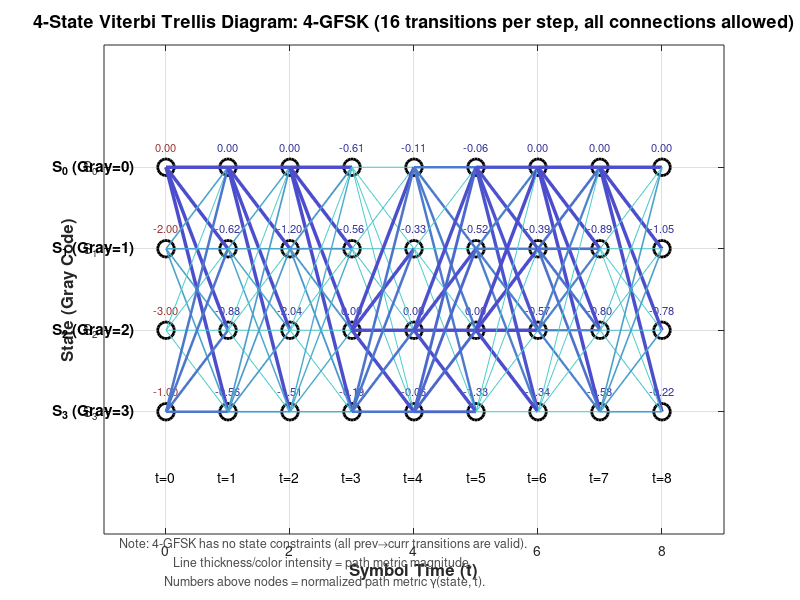
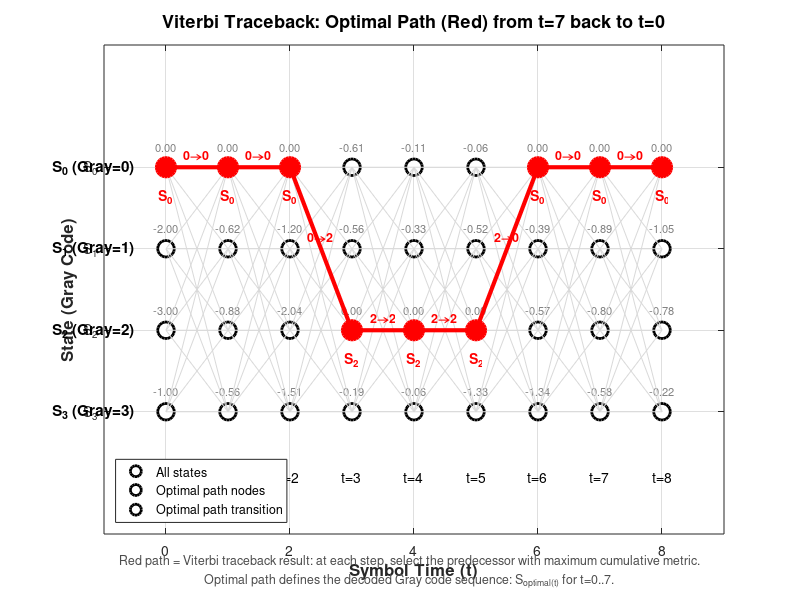
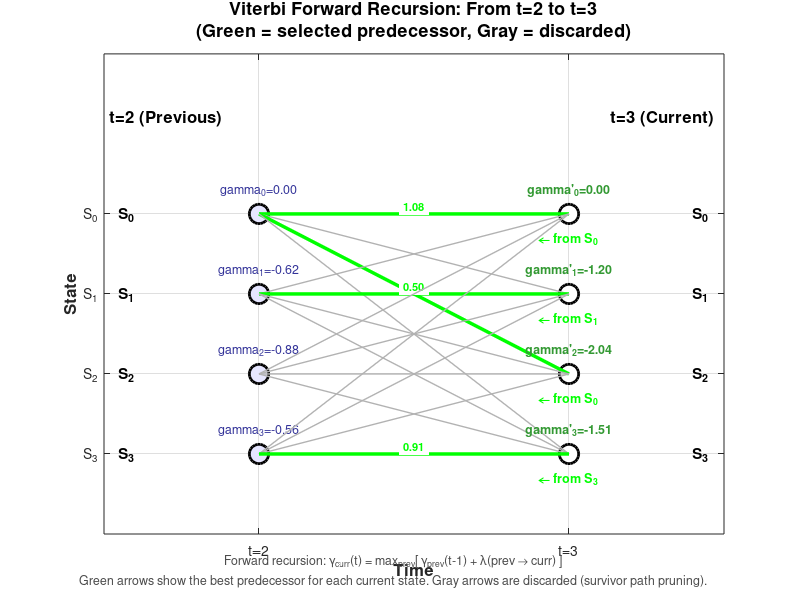

The MATLAB script that drew these images, in order:
function plot_viterbi_trellis()
% plot_viterbi_trellis.m
% 4-state Viterbi decoder trellis diagram visualization
% Display: 4 state nodes, 16 fully-connected transitions, forward recursion path metrics, optimal path traceback

close all; clc;

% Parameters
M = 4;              % 4 states (Gray encoding: 0,1,2,3)
T = 8;              % Show 8 symbol instants
t_states = 0:T;   % Time axis (including t=0 initial instant)

% State labels (Gray encoding)
state_labels = {'S_0 (Gray=0)', 'S_1 (Gray=1)', 'S_2 (Gray=2)', 'S_3 (Gray=3)'};
state_y = 3:-1:0;  % Y-axis: S0=3, S1=2, S2=1, S3=0 (top to bottom)

% Simulated branch metrics (example data for visualization)
% Simulated forward recursion path metrics (pm[state, t])
% Normalized pm values (randomly generated but with trend to make optimal path clear)
rng(42);
pm = zeros(M, T+1);
pm(:, 1) = [0, -2, -3, -1];  % t=1 Initial path metric (prior for prev=0)

% Forward recursion: simulate cumulative metric at each step
% Also record traceback (back[state, t] = optimal predecessor state)
back = zeros(M, T+1);

for t = 2:T+1
    for s = 1:M  % Current state (1..4 correspond to Gray 0..3)
        % Simulate 4 predecessor branches' cumulative metrics
        branch_metrics = zeros(M, 1);
        for prev = 1:M
            % Simulate branch metric: closer to correct path, higher value
            % Randomly generated but with trend added
            branch_noise = randn() * 0.5;
            % Let s=prev have slightly higher probability to get better metric (simulate some correlation)
            if prev == s
                branch_noise = branch_noise + 0.3;
            end
            branch_metrics(prev) = pm(prev, t-1) + branch_noise;
        end
        [pm(s, t), back(s, t)] = max(branch_metrics);
    end
    % Normalization (prevent overflow, consistent with code)
    pm(:, t) = pm(:, t) - max(pm(:, t));
end

%% ========================================================================
% Figure 1: Complete trellis (16 fully-connected branches)
%% ========================================================================
figure('Name', '4-State Viterbi Trellis Diagram', 'Position', [100 100 1400 700]);

% Plot state nodes
for s = 1:M
    for t = 1:T+1
        plot(t-1, state_y(s), 'ko', 'MarkerSize', 12, 'MarkerFaceColor', 'w', 'LineWidth', 2);
        hold on;
        % Annotate path metric value
        if t > 1
            text(t-1, state_y(s) + 0.25, sprintf('%.2f', pm(s, t)), ...
                'HorizontalAlignment', 'center', 'FontSize', 8, 'Color', [0.2 0.2 0.6]);
        else
            text(t-1, state_y(s) + 0.25, sprintf('%.2f', pm(s, t)), ...
                'HorizontalAlignment', 'center', 'FontSize', 8, 'Color', [0.6 0.2 0.2]);
        end
    end
end

% Plot all transitions (16 per time)
% Use different transparency and color: higher branch metric, thicker/darker line
for t = 1:T
    for prev = 1:M
        for curr = 1:M
            % Calculate cumulative value of this branch (used to determine line style)
            branch_val = pm(prev, t);  % Simplified as predecessor state metric
            
            % Line thickness: according to path metric normalization
            line_width = 0.5 + 2 * (branch_val - min(pm(:,t))) / ...
                (max(pm(:,t)) - min(pm(:,t)) + 0.01);
            
            % Color: blue color scheme, darker means higher path metric
            color_intensity = (branch_val - min(pm(:,t))) / ...
                (max(pm(:,t)) - min(pm(:,t)) + 0.01);
            color_val = [0.3, 0.3 + 0.5*(1-color_intensity), 0.8];
            
            % Plot connection (with slight curve, avoid overlap)
            x = [t-1, t];
            y = [state_y(prev), state_y(curr)];
            
            % Add slight offset to avoid lines fully overlapping
            offset = (curr - prev) * 0.03;
            y_mid = (y(1) + y(2))/2 + offset;
            
            plot(x, y, 'Color', color_val, 'LineWidth', line_width, 'LineStyle', '-');
        end
    end
end

% Annotate state labels
for s = 1:M
    text(-0.5, state_y(s), state_labels{s}, ...
        'HorizontalAlignment', 'right', 'FontSize', 11, 'FontWeight', 'bold');
end

% Annotate time axis
for t = 0:T
    text(t, -0.8, sprintf('t=%d', t), 'HorizontalAlignment', 'center', 'FontSize', 10);
end

xlabel('Symbol Time (t)', 'FontSize', 12, 'FontWeight', 'bold');
ylabel('State (Gray Code)', 'FontSize', 12, 'FontWeight', 'bold');
title('4-State Viterbi Trellis Diagram: 4-GFSK (16 transitions per step, all connections allowed)', ...
    'FontSize', 13, 'FontWeight', 'bold');

axis([-1 T+1 -1.5 4.5]);
set(gca, 'YTick', 0:3, 'YTickLabel', {'S_3', 'S_2', 'S_1', 'S_0'});
grid on;
box on;
hold off;

% Add legend annotation
annotation('textbox', [0.15, 0.02, 0.7, 0.05], 'String', ...
    {'Note: 4-GFSK has no state constraints (all prev→curr transitions are valid). ', ...
     'Line thickness/color intensity = path metric magnitude. ', ...
     'Numbers above nodes = normalized path metric \gamma(state, t).'}, ...
    'EdgeColor', 'none', 'HorizontalAlignment', 'center', 'FontSize', 9, ...
    'Color', [0.3 0.3 0.3]);

%% ========================================================================
% Figure 2: Optimal path highlight + traceback process
%% ========================================================================
figure('Name', 'Viterbi Optimal Path Traceback', 'Position', [150 150 1400 700]);

% Replot nodes and background lines (faded)
for s = 1:M
    for t = 1:T+1
        plot(t-1, state_y(s), 'ko', 'MarkerSize', 12, 'MarkerFaceColor', 'w', 'LineWidth', 2);
        hold on;
        text(t-1, state_y(s) + 0.25, sprintf('%.2f', pm(s, t)), ...
            'HorizontalAlignment', 'center', 'FontSize', 8, 'Color', [0.5 0.5 0.5]);
    end
end

% Plot all transitions (gray, faded)
for t = 1:T
    for prev = 1:M
        for curr = 1:M
            x = [t-1, t];
            y = [state_y(prev), state_y(curr)];
            plot(x, y, 'Color', [0.85 0.85 0.85], 'LineWidth', 0.5, 'LineStyle', '-');
        end
    end
end

% Compute optimal path (traceback from t=T to t=1)
optimal_path = zeros(T+1, 1);
[~, optimal_path(end)] = max(pm(:, end));
for t = T+1:-1:2
    optimal_path(t-1) = back(optimal_path(t), t);
end

% Highlight optimal path
for t = 1:T
    s_from = optimal_path(t);
    s_to = optimal_path(t+1);
    x = [t-1, t];
    y = [state_y(s_from), state_y(s_to)];
    plot(x, y, 'r-', 'LineWidth', 3);
    
    % Annotate transfer
    mid_x = (x(1) + x(2))/2;
    mid_y = (y(1) + y(2))/2 + 0.15;
    text(mid_x, mid_y, sprintf('%d→%d', s_from-1, s_to-1), ...
        'Color', 'r', 'FontSize', 9, 'FontWeight', 'bold', ...
        'HorizontalAlignment', 'center');
end

% Highlight nodes on optimal path
for t = 1:T+1
    s = optimal_path(t);
    plot(t-1, state_y(s), 'ro', 'MarkerSize', 14, 'MarkerFaceColor', 'r', 'LineWidth', 2);
    text(t-1, state_y(s) - 0.35, sprintf('S_{%d}', s-1), ...
        'Color', 'r', 'FontSize', 10, 'FontWeight', 'bold', ...
        'HorizontalAlignment', 'center');
end

% Annotate state labels
for s = 1:M
    text(-0.5, state_y(s), state_labels{s}, ...
        'HorizontalAlignment', 'right', 'FontSize', 11, 'FontWeight', 'bold');
end

for t = 0:T
    text(t, -0.8, sprintf('t=%d', t), 'HorizontalAlignment', 'center', 'FontSize', 10);
end

xlabel('Symbol Time (t)', 'FontSize', 12, 'FontWeight', 'bold');
ylabel('State (Gray Code)', 'FontSize', 12, 'FontWeight', 'bold');
title('Viterbi Traceback: Optimal Path (Red) from t=7 back to t=0', ...
    'FontSize', 13, 'FontWeight', 'bold');

axis([-1 T+1 -1.5 4.5]);
set(gca, 'YTick', 0:3, 'YTickLabel', {'S_3', 'S_2', 'S_1', 'S_0'});
grid on;
box on;
hold off;

% Add legend annotation
legend({'All states', 'Optimal path nodes', 'Optimal path transition'}, ...
    'Location', 'southwest', 'FontSize', 9);

annotation('textbox', [0.15, 0.02, 0.7, 0.05], 'String', ...
    {'Red path = Viterbi traceback result: at each step, select the predecessor with maximum cumulative metric.', ...
     'Optimal path defines the decoded Gray code sequence: S_{optimal(t)} for t=0..7.'}, ...
    'EdgeColor', 'none', 'HorizontalAlignment', 'center', 'FontSize', 9, ...
    'Color', [0.3 0.3 0.3]);

%% ========================================================================
% Figure 3: Forward recursion process illustration (one-step detail)
%% ========================================================================
figure('Name', 'Viterbi Forward Recursion: One Step Detail', 'Position', [200 50 1200 500]);

% Only show one step t=2→3
focus_t = 3;  % Show recursion from t=2 to t=3

% Nodes
for s = 1:M
    plot(0, state_y(s), 'ko', 'MarkerSize', 14, 'MarkerFaceColor', [0.9 0.9 1], 'LineWidth', 2);
    hold on;
    plot(1, state_y(s), 'ko', 'MarkerSize', 14, 'MarkerFaceColor', 'w', 'LineWidth', 2);
    
    % Annotate path metric
    text(0, state_y(s) + 0.3, sprintf('\gamma_{%d}=%.2f', s-1, pm(s, focus_t-1)), ...
        'HorizontalAlignment', 'center', 'FontSize', 9, 'Color', [0.2 0.2 0.6]);
end

% All transitions (with branch metric annotation)
for prev = 1:M
    for curr = 1:M
        % SimulateBranch metric (cosine similarity ClassType)
        branch_val = randn() * 0.3 + 0.5;  % Random example value
        if prev == curr
            branch_val = branch_val + 0.2;  % Same-state transition slightly higher (simulation)
        end
        
        x = [0, 1];
        y = [state_y(prev), state_y(curr)];
        
        % Line style：According to cumulative value
        cum_val = pm(prev, focus_t-1) + branch_val;
        is_optimal = (prev == back(curr, focus_t));
        
        if is_optimal
            plot(x, y, 'g-', 'LineWidth', 2.5);
            mid_x = 0.5;
            mid_y = (y(1) + y(2))/2 + 0.1;
            text(mid_x, mid_y, sprintf('%.2f', branch_val), ...
                'Color', 'g', 'FontSize', 8, 'FontWeight', 'bold', ...
                'HorizontalAlignment', 'center', 'BackgroundColor', 'white');
        else
            plot(x, y, 'Color', [0.7 0.7 0.7], 'LineWidth', 1);
        end
    end
end

% Annotate predecessor selection
for curr = 1:M
    best_prev = back(curr, focus_t);
    text(1, state_y(curr) - 0.3, sprintf('← from S_{%d}', best_prev-1), ...
        'Color', 'g', 'FontSize', 9, 'FontWeight', 'bold', ...
        'HorizontalAlignment', 'center');
    
    % New path metric
    new_pm = pm(curr, focus_t);
    text(1, state_y(curr) + 0.3, sprintf('\gamma''_{%d}=%.2f', curr-1, new_pm), ...
        'HorizontalAlignment', 'center', 'FontSize', 9, 'Color', [0.2 0.6 0.2], 'FontWeight', 'bold');
end

% Annotate states
for s = 1:M
    text(-0.4, state_y(s), sprintf('S_{%d}', s-1), ...
        'HorizontalAlignment', 'right', 'FontSize', 11, 'FontWeight', 'bold');
    text(1.4, state_y(s), sprintf('S_{%d}', s-1), ...
        'HorizontalAlignment', 'left', 'FontSize', 11, 'FontWeight', 'bold');
end

text(-0.3, 4.2, 't=2 (Previous)', 'FontSize', 12, 'FontWeight', 'bold', 'HorizontalAlignment', 'center');
text(1.3, 4.2, 't=3 (Current)', 'FontSize', 12, 'FontWeight', 'bold', 'HorizontalAlignment', 'center');

xlabel('Time', 'FontSize', 12, 'FontWeight', 'bold');
ylabel('State', 'FontSize', 12, 'FontWeight', 'bold');
title({'Viterbi Forward Recursion: From t=2 to t=3', '(Green = selected predecessor, Gray = discarded)'}, ...
    'FontSize', 13, 'FontWeight', 'bold');

axis([-0.5 1.5 -1 5]);
set(gca, 'XTick', [0 1], 'XTickLabel', {'t=2', 't=3'});
set(gca, 'YTick', 0:3, 'YTickLabel', {'S_3', 'S_2', 'S_1', 'S_0'});
grid on;
box on;
hold off;

annotation('textbox', [0.1, 0.02, 0.8, 0.06], 'String', ...
    {'Forward recursion: \gamma_{curr}(t) = max_{prev}[ \gamma_{prev}(t-1) + \lambda(prev \rightarrow curr) ]', ...
     'Green arrows show the best predecessor for each current state. Gray arrows are discarded (survivor path pruning).'}, ...
    'EdgeColor', 'none', 'HorizontalAlignment', 'center', 'FontSize', 9, ...
    'Color', [0.3 0.3 0.3]);

fprintf('\nViterbi Trellis Diagram generated.\n');
fprintf('Figure 1: Full trellis with 16 transitions per step\n');
fprintf('Figure 2: Optimal path traceback (red highlight)\n');
fprintf('Figure 3: Single-step forward recursion detail\n');

end
